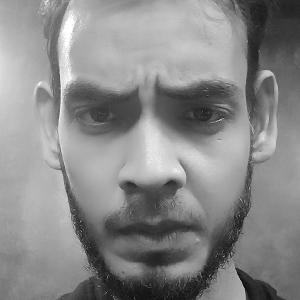
#> input picture Generate Face from Faces Using GANS and OpenCV/images/mayur.jpg, 300 x 300 px
$ python -i openCV.py   (imports and definitions only)   (older library calls are emulated)
#> lines starting #> are read from the running program, lines starting #| are printed output that depends on the picture

#-*- coding: utf-8 -*-

#import matplotlib.pyplot as plt
import numpy as np
import argparse
import cv2
import random

#sample input image
#$ python load_display_save.py --image ../images/trex.png
###### Main Function ######
# ap = argparse.ArgumentParser()
# ap.add_argument("-i", "--image", required = True,
# help = "Path to the image")
# args = vars(ap.parse_args())
# [36 lines left out: functions required_size, load_display, not called in this run]

def write(image):
    ## change the path for image if required.
    cv2.imwrite("newimage.jpg", image)

# [82 lines left out: functions accessing_pixels, getting_setting_pixel, drawing_rectangle, drawing_circle, translate, translation and 1 more, not called in this run]

def rotation(image):
    rotated = rotate(image, 180)

    #cv2.imshow("Rotated by 180 Degrees", rotated)
    #cv2.waitKey(0)


# [100 lines left out: functions resize, resized, flipping, cropping, arthimetic, arthimetic_on_image and 2 more, not called in this run]

def splitting_merging(image):
#> called with image = 'images/mayur.jpg'
    image = cv2.imread(image)
#> image is the input picture: shape (300, 300, 3); min 4, max 255, mean 136.5
    (B, G, R) = cv2.split(image)

    cv2.imshow("Red", R)
    cv2.imshow("Green", G)
    cv2.imshow("Blue", B)
    cv2.waitKey(0)

    merged = cv2.merge([B, G, R])
    cv2.imshow("Merged", merged)
    cv2.waitKey(0)
    cv2.destroyAllWindows()

    zeros = np.zeros(image.shape[:2], dtype = "uint8")
    cv2.imshow("Red", cv2.merge([zeros, zeros, R]))
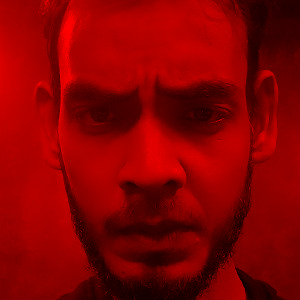
#> window 'Red': shape (300, 300, 3); mean B, G, R 0, 0, 136.5
    cv2.imshow("Green", cv2.merge([zeros, G, zeros]))
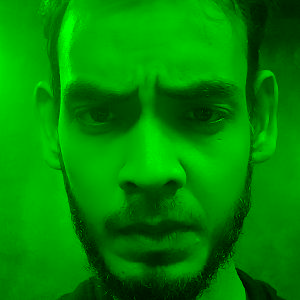
#> window 'Green': shape (300, 300, 3); mean B, G, R 0, 136.5, 0
    cv2.imshow("Blue", cv2.merge([B, zeros, zeros]))
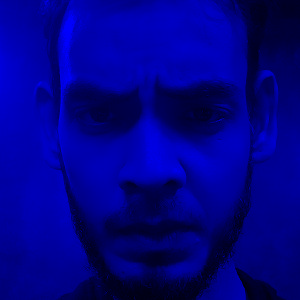
#> window 'Blue': shape (300, 300, 3); mean B, G, R 136.5, 0, 0
    cv2.waitKey(0)

# [96 lines left out: functions colorspace, grayscaleHistogram, colorHistogram, hist_equalization, plot_histogram, hist_equali_on_mask, not called in this run]

>>> result = splitting_merging('images/mayur.jpg')
